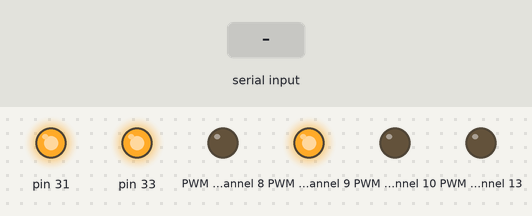
This program was run on a simulated Jetson Nano (header pin numbers). Shown: output pins drawn as LEDs (lit = HIGH). Inputs (shaded band) come from the test bench. What the program prints to the terminal is not drawn.

Above: at 1.2 s.
1.3 s: "kinematics_node" typed at the terminal, then Enter
At 1.6 s:
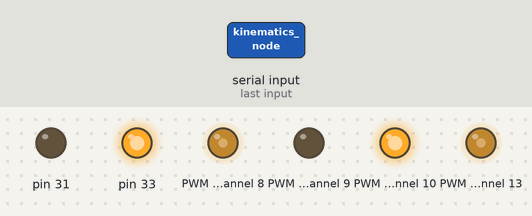
Timing chart, 0 to 8.8 s (numbered marks = the images above; inputs shaded):
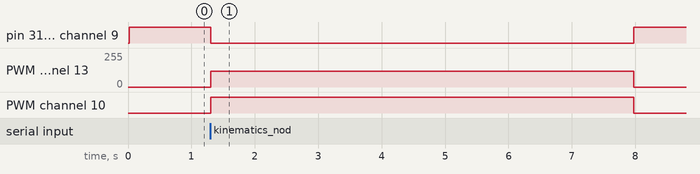

Measured:
- after the input at 1.3 s, pin 31, PWM channel 9: HIGH → LOW at once, → HIGH 6.7 s later; PWM channel 8, PWM channel 13: 0/255 → 118/255 at once, → 0/255 6.7 s later; PWM channel 10: LOW → HIGH at once, → LOW 6.7 s later

The program:

calibrate_final.py
```python
#!/usr/bin/env python3
"""
Interactive Gain & Trim Calibration
=====================================
Run this directly on the Jetson (no ROS needed).

Usage:
    python3 calibrate.py [--yaml path/to/kinematics.yaml]

Workflow:
    1. Trim phase  — drive 1 m straight, you rate the result,
                     the script adjusts trim and repeats.
    2. Gain phase  — drive 1 m straight (with trim fixed),
                     you measure the actual distance,
                     the script adjusts gain and repeats.

The final values are saved back to the YAML file.
"""

import argparse
import math
import os
import sys
import time

# ── Optional YAML support ─────────────────────────────────────────────────────
try:
    import yaml
    YAML_AVAILABLE = True
except ImportError:
    YAML_AVAILABLE = False

# ── Hardware imports ──────────────────────────────────────────────────────────
try:
    from motorDriver import DaguWheelsDriver
    HARDWARE_AVAILABLE = True
except ImportError:
    HARDWARE_AVAILABLE = False
    print("[WARNING] motorDriver not found — running in DRY-RUN mode (no motors).")


# ═════════════════════════════════════════════════════════════════════════════
# Configuration
# ═════════════════════════════════════════════════════════════════════════════

# Distance the robot drives on each trial (metres)
TRIAL_DISTANCE_M = 1.0

# Cruise speed in m/s (keep low to avoid wheel slip)
CRUISE_SPEED_MS  = 0.15

# Physical parameters (must match your kinematics.yaml)
MAX_PHYSICAL_VELOCITY = 0.5   # m/s — the denominator when converting to motor cmd

# How much to nudge trim per rating step
TRIM_STEP = {
    "hl": +0.06,   # hard left  → increase trim to boost right / reduce left
    "sl": +0.02,   # slight left
    "s":   0.00,   # straight   → done!
    "sr": -0.02,   # slight right
    "hr": -0.06,   # hard right
}

# Maximum allowed trim magnitude (sanity clamp)
TRIM_MAX = 0.5

# Rating prompt shown to the user
RATING_PROMPT = (
    "\nHow did the robot drive?\n"
    "  hl = hard left   sl = slight left   s = straight\n"
    "  sr = slight right   hr = hard right\n"
    "  q  = quit and save current values\n"
    "Your rating: "
)


# ═════════════════════════════════════════════════════════════════════════════
# YAML helpers
# ═════════════════════════════════════════════════════════════════════════════

def load_yaml(path):
    """Load kinematics.yaml and return (gain, trim, full_dict)."""
    if not YAML_AVAILABLE:
        print("[INFO] PyYAML not installed — using default gain=1.0, trim=0.0")
        return 1.0, 0.0, None

    if not os.path.exists(path):
        print(f"[INFO] YAML not found at '{path}' — using defaults.")
        return 1.0, 0.0, None

    with open(path, "r") as f:
        data = yaml.safe_load(f)

    params = data.get("kinematics_node", {}).get("ros__parameters", {})
    gain   = float(params.get("gain", 1.0))
    trim   = float(params.get("trim", 0.0))
    print(f"[INFO] Loaded from YAML — gain={gain:.4f}  trim={trim:.4f}")
    return gain, trim, data


def save_yaml(path, data, gain, trim):
    """Write updated gain and trim back to the YAML file."""
    if not YAML_AVAILABLE or data is None:
        print("\n[INFO] Cannot save YAML. Final values:")
        print(f"  gain: {gain:.4f}")
        print(f"  trim: {trim:.4f}")
        return

    data["kinematics_node"]["ros__parameters"]["gain"] = round(gain, 4)
    data["kinematics_node"]["ros__parameters"]["trim"] = round(trim, 4)

    with open(path, "w") as f:
        yaml.dump(data, f, default_flow_style=False)

    print(f"\n[SAVED] {path}")
    print(f"  gain: {gain:.4f}")
    print(f"  trim: {trim:.4f}")


# ═════════════════════════════════════════════════════════════════════════════
# Motor helpers
# ═════════════════════════════════════════════════════════════════════════════

def speed_to_motor_cmd(speed_ms, gain, trim_left, trim_right, max_vel):
    """
    Convert a target m/s to left/right motor commands [-1, 1],
    applying gain and per-side trim exactly as kinematics_node does.
    """
    # No rotation — both wheels same ideal speed
    v_l_ideal = speed_ms
    v_r_ideal = speed_ms

    v_l_calib = v_l_ideal * gain * (1.0 - trim_left)
    v_r_calib = v_r_ideal * gain * (1.0 + trim_right)

    left_cmd  = max(min(v_l_calib / max_vel,  1.0), -1.0)
    right_cmd = max(min(v_r_calib / max_vel,  1.0), -1.0)
    return left_cmd, right_cmd


def drive(motors, left_cmd, right_cmd, duration_s):
    """Send motor commands, wait, then stop."""
    if motors is not None:
        motors.set_wheels_speed(left=left_cmd, right=right_cmd)
    else:
        print(f"  [DRY-RUN] left={left_cmd:.3f}  right={right_cmd:.3f}  for {duration_s:.1f}s")
    time.sleep(duration_s)
    if motors is not None:
        motors.set_wheels_speed(left=0.0, right=0.0)


def trial_duration(distance_m, speed_ms):
    """Seconds needed to cover distance_m at speed_ms."""
    return distance_m / speed_ms


# ═════════════════════════════════════════════════════════════════════════════
# Calibration phases
# ═════════════════════════════════════════════════════════════════════════════

def phase_trim(motors, gain, trim, max_vel):
    """
    Interactively adjust trim until the robot drives straight.
    Returns the final trim value.
    """
    print("\n" + "═" * 55)
    print("  PHASE 1 — TRIM CALIBRATION")
    print("  Goal: robot drives straight for 1 m.")
    print("  Current trim: {:.4f}".format(trim))
    print("═" * 55)

    duration = trial_duration(TRIAL_DISTANCE_M, CRUISE_SPEED_MS)

    while True:
        left_cmd, right_cmd = speed_to_motor_cmd(
            CRUISE_SPEED_MS, gain, trim, trim, max_vel
        )

        print(f"\n  trim={trim:+.4f}   left_cmd={left_cmd:.3f}   right_cmd={right_cmd:.3f}")
        input("  Place robot on start line and press ENTER to drive...")

        drive(motors, left_cmd, right_cmd, duration)

        rating = input(RATING_PROMPT).strip().lower()

        if rating == "q":
            print("  Trim calibration aborted — keeping current value.")
            break

        if rating not in TRIM_STEP:
            print("  Unknown rating — please use: hl, sl, s, sr, hr, q")
            continue

        if rating == "s":
            print(f"\n  ✓ Straight! Trim locked at {trim:+.4f}")
            break

        adjustment = TRIM_STEP[rating]
        trim = max(min(trim + adjustment, TRIM_MAX), -TRIM_MAX)
        print(f"  → Adjusting trim by {adjustment:+.4f}  →  new trim = {trim:+.4f}")

    return trim


def phase_gain(motors, gain, trim, max_vel):
    """
    Interactively adjust gain until the robot covers exactly 1 m.
    Returns the final gain value.
    """
    print("\n" + "═" * 55)
    print("  PHASE 2 — GAIN CALIBRATION")
    print("  Goal: robot travels exactly {:.1f} m.".format(TRIAL_DISTANCE_M))
    print("  Current gain: {:.4f}".format(gain))
    print("═" * 55)

    duration = trial_duration(TRIAL_DISTANCE_M, CRUISE_SPEED_MS)

    while True:
        left_cmd, right_cmd = speed_to_motor_cmd(
            CRUISE_SPEED_MS, gain, trim, trim, max_vel
        )

        print(f"\n  gain={gain:.4f}   left_cmd={left_cmd:.3f}   right_cmd={right_cmd:.3f}")
        input("  Mark the start, place robot there, press ENTER to drive...")

        drive(motors, left_cmd, right_cmd, duration)

        actual_str = input(
            f"\n  Measure the actual distance traveled (target={TRIAL_DISTANCE_M:.2f} m).\n"
            "  Enter meters (or 'q' to quit): "
        ).strip().lower()

        if actual_str == "q":
            print("  Gain calibration aborted — keeping current value.")
            break

        try:
            actual = float(actual_str)
        except ValueError:
            print("  Please enter a number in metres (e.g. 0.87).")
            continue

        if actual <= 0:
            print("  Distance must be positive.")
            continue

        # Scale gain proportionally: if robot went short, gain needs to go up
        gain = gain * (TRIAL_DISTANCE_M / actual)
        print(f"  → New gain = {gain:.4f}")

        redo = input("  Run again to verify? [y/n]: ").strip().lower()
        if redo != "y":
            print(f"\n  ✓ Gain locked at {gain:.4f}")
            break

    return gain


# ═════════════════════════════════════════════════════════════════════════════
# Main
# ═════════════════════════════════════════════════════════════════════════════

def main():
    parser = argparse.ArgumentParser(description="Interactive gain/trim calibration.")
    parser.add_argument(
        "--yaml",
        default="kinematics.yaml",
        help="Path to kinematics.yaml (default: ./kinematics.yaml)",
    )
    parser.add_argument(
        "--gain-only", action="store_true",
        help="Skip trim phase and go straight to gain calibration."
    )
    parser.add_argument(
        "--trim-only", action="store_true",
        help="Skip gain phase and only calibrate trim."
    )
    args = parser.parse_args()

    # ── Load YAML ─────────────────────────────────────────────────────────────
    gain, trim, yaml_data = load_yaml(args.yaml)

    # ── Init hardware ─────────────────────────────────────────────────────────
    motors = None
    if HARDWARE_AVAILABLE:
        try:
            motors = DaguWheelsDriver()
            print("[INFO] Motors initialized.")
        except Exception as e:
            print(f"[WARNING] Motor init failed: {e} — running dry-run.")

    print(f"\n  TRIAL_DISTANCE : {TRIAL_DISTANCE_M} m")
    print(f"  CRUISE_SPEED   : {CRUISE_SPEED_MS} m/s  ({CRUISE_SPEED_MS/MAX_PHYSICAL_VELOCITY:.2f} motor scale)")
    print(f"  Starting gain  : {gain:.4f}")
    print(f"  Starting trim  : {trim:+.4f}")

    try:
        # ── Phase 1: Trim ──────────────────────────────────────────────────────
        if not args.gain_only:
            trim = phase_trim(motors, gain, trim, MAX_PHYSICAL_VELOCITY)

        # ── Phase 2: Gain ──────────────────────────────────────────────────────
        if not args.trim_only:
            gain = phase_gain(motors, gain, trim, MAX_PHYSICAL_VELOCITY)

    except KeyboardInterrupt:
        print("\n\n  Calibration interrupted.")

    finally:
        if motors is not None:
            motors.set_wheels_speed(left=0.0, right=0.0)
            motors.close()

    # ── Save results ───────────────────────────────────────────────────────────
    print("\n" + "═" * 55)
    print("  CALIBRATION COMPLETE")
    save_yaml(args.yaml, yaml_data, gain, trim)
    print("═" * 55)
    print("\n  Remember to rebuild and relaunch your ROS nodes:")
    print("    colcon build && source install/setup.bash")
    print("    ros2 launch motor_control motor_control.launch.py")


if __name__ == "__main__":
    main()
```

motorDriver.py
```python
#!/usr/bin/env python2

from math import fabs, floor
import Jetson.GPIO as GPIO
import hat

class DaguWheelsDriver:
    """Class handling communication with motors."""
    GPIO_MOTOR_ENCODER_1=12
    GPIO_MOTOR_ENCODER_2=35
    gpio_pin = 19


    LEFT_MOTOR_MIN_PWM = 60  #: Minimum speed for left motor
    LEFT_MOTOR_MAX_PWM = 255  #: Maximum speed for left motor
    RIGHT_MOTOR_MIN_PWM = 60  #: Minimum speed for right motor
    RIGHT_MOTOR_MAX_PWM = 255  #: Maximum speed for right motor
    SPEED_TOLERANCE = 1.0e-2  #: Speed tolerance level

    def __init__(self):
        self.DTHAT = hat.HATv3()
        self.leftMotor = self.DTHAT.get_motor(1, "left")
        self.rightMotor = self.DTHAT.get_motor(2, "right")
        # print out some stats
        self.leftSpeed = 0.0
        self.rightSpeed = 0.0
        #self.driver_1 = WheelEncoderDriver(self.GPIO_MOTOR_ENCODER_1)
        #self.driver_2 = WheelEncoderDriver(self.GPIO_MOTOR_ENCODER_2)

        self._pwm_update()

    def set_wheels_speed(self, left, right):
        """Sets speed of motors.

        Args:
           left (:obj:`float`): speed for the left wheel, should be between -1 and 1
           right (:obj:`float`): speed for the right wheel, should be between -1 and 1
        """
        self.leftSpeed = left
        self.rightSpeed = right
        self._pwm_update()

    def _pwm_value(self, v, min_pwm, max_pwm):
        """Transforms the requested speed into an int8 number.

        Args:
            v (:obj:`float`): requested speed, should be between -1 and 1.
            min_pwm (:obj:`int8`): minimum speed as int8
            max_pwm (:obj:`int8`): maximum speed as int8
        """
        pwm = 0
        if fabs(v) > self.SPEED_TOLERANCE:
            pwm = int(floor(fabs(v) * (max_pwm - min_pwm) + min_pwm))
        return min(pwm, max_pwm)

    def _pwm_update(self):
        """Sends commands to the microcontroller.

        Updates the current PWM signals (left and right) according to the
        linear velocities of the motors. The requested speed gets
        tresholded.
        """
        vl = self.leftSpeed
        vr = self.rightSpeed

        pwml = self._pwm_value(vl, self.LEFT_MOTOR_MIN_PWM, self.LEFT_MOTOR_MAX_PWM)
        pwmr = self._pwm_value(vr, self.RIGHT_MOTOR_MIN_PWM, self.RIGHT_MOTOR_MAX_PWM)
        leftMotorMode = hat.MotorDirection.RELEASE
        rightMotorMode = hat.MotorDirection.RELEASE

        if fabs(vl) < self.SPEED_TOLERANCE:
            pwml = 0
        elif vl > 0:
            leftMotorMode = hat.MotorDirection.FORWARD
        elif vl < 0:
            leftMotorMode = hat.MotorDirection.BACKWARD

        if fabs(vr) < self.SPEED_TOLERANCE:
            pwmr = 0
        elif vr > 0:
            rightMotorMode = hat.MotorDirection.FORWARD
        elif vr < 0:
            rightMotorMode = hat.MotorDirection.BACKWARD

        self.leftMotor.set(leftMotorMode, pwml)
        self.rightMotor.set(rightMotorMode, pwmr)

    def close(self):
        """Releases the motors and cleans up resources."""
        self.leftMotor.set(hat.MotorDirection.RELEASE)
        self.rightMotor.set(hat.MotorDirection.RELEASE)
        GPIO.cleanup()
```

Source omitted: hat.py (4846 bytes)
